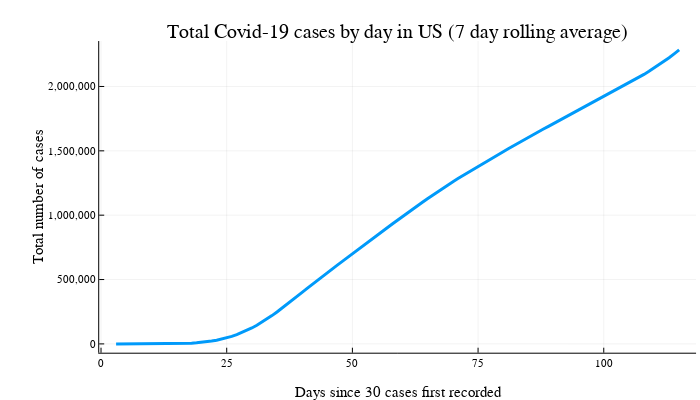

Write notebook code for a chart like this one.
### Markdown cell above
Total # of cases (left is linear, right is log)

### Code cell
p = @df confirmedCasesUS plot(:daysSince, :Value_rolling7, xaxis="Days since 30 cases first recorded",
                            yaxis="Total number of cases", yformatter=fc,
                            title="Total Covid-19 cases by day in US (7 day rolling average)",
                            label=nothing, linewidth=3)

### Figure 1 — Plotly figure (JSON) as saved in the notebook; plotly's stock layout.template omitted (floating-point values rounded to 4 significant figures)
{"data": [{"colorbar": {"title": ""}, "legendgroup": "", "line": {"color": "rgba(0, 154, 250, 1.000)", "dash": "solid", "shape": "linear", "width": 3}, "mode": "lines", "name": "", "showlegend": false, "type": "scatter", "x": [3, 4, 5, 6, 7, 8, 9, 10, 11, 12, 13, 14, 15, 16, 17, 18, 19, 20, 21, 22, 23, 24, 25, 26, 27, 28, 29, 30, 31, 32, 33, 34, 35, 36, 37, 38, 39, 40, 41, 42, 43, 44, 45, 46, 47, 48, 49, 50, 51, 52, 53, 54, 55, 56, 57, 58, 59, 60, 61, 62, 63, 64, 65, 66, 67, 68, 69, 70, 71, 72, 73, 74, 75, 76, 77, 78, 79, 80, 81, 82, 83, 84, 85, 86, 87, 88, 89, 90, 91, 92, 93, 94, 95, 96, 97, 98, 99, 100, 101, 102, 103, 104, 105, 106, 107, 108, 109, 110, 111, 112, 113, 114, 115], "xaxis": "x1", "y": [65, 86.8, 109.3, 141.9, 202, 268.6, 359.7, 503.3, 701.4, 977.9, 1340.0, 1699.0, 2248, 3024.0, 4139.0, 5938.0, 8412.0, 11690.0, 16090.0, 21730.0, 28580.0, 36740.0, 46730.0, 58560.0, 72310.0, 87650.0, 104632, 123900.0, 145000.0, 168000.0, 192900.0, 219658, 247700.0, 276900.0, 306828, 337600.0, 369000.0, 400600.0, 431800.0, 463100.0, 493764, 523900.0, 553600.0, 582900.0, 612100.0, 641000.0, 669500.0, 698400.0, 727000.0, 755500.0, 784400.0, 813800.0, 843900.0, 874200.0, 903800.0, 933300.0, 962600.0, 991300.0, 1020000.0, 1048000.0, 1075224, 1103000.0, 1130000.0, 1158000.0, 1185000.0, 1210000.0, 1235968, 1260607, 1285000.0, 1309000.0, 1332000.0, 1355000.0, 1378000.0, 1401000.0, 1423000.0, 1447000.0, 1469000.0, 1493000.0, 1516000.0, 1538000.0, 1561000.0, 1583000.0, 1606000.0, 1628000.0, 1649000.0, 1670000.0, 1690000.0, 1712000.0, 1732830, 1754000.0, 1775000.0, 1796316, 1817000.0, 1839000.0, 1860000.0, 1881000.0, 1901000.0, 1922000.0, 1942000.0, 1963000.0, 1983682, 2005000.0, 2026000.0, 2048000.0, 2070517, 2094000.0, 2117667, 2142466, 2168000.0, 2195090, 2223000.0, 2253000.0, 2284000.0], "yaxis": "y1", "zmax": null, "zmin": null}], "layout": {"annotations": [{"font": {"color": "rgba(0, 0, 0, 1.000)", "family": "sans-serif", "size": 20}, "rotation": 0, "showarrow": false, "text": "Total Covid-19 cases by day in US (7 day rolling average)", "x": 0.5681, "xanchor": "center", "xref": "paper", "y": 1, "yanchor": "top", "yref": "paper"}], "height": 400, "legend": {"bgcolor": "rgba(255, 255, 255, 1.000)", "bordercolor": "rgba(0, 0, 0, 1.000)", "borderwidth": 1, "font": {"color": "rgba(0, 0, 0, 1.000)", "family": "sans-serif", "size": 11}, "tracegroupgap": 0, "traceorder": "normal", "x": 1.02, "xanchor": "auto", "y": 1, "yanchor": "auto"}, "margin": {"b": 20, "l": 0, "r": 0, "t": 20}, "paper_bgcolor": "rgba(255, 255, 255, 1.000)", "plot_bgcolor": "rgba(255, 255, 255, 1.000)", "showlegend": true, "width": 700, "xaxis": {"anchor": "y1", "domain": [0.1417, 0.9944], "gridcolor": "rgba(0, 0, 0, 0.100)", "gridwidth": 0.5, "linecolor": "rgba(0, 0, 0, 1.000)", "mirror": false, "range": [-0.36, 118.4], "showgrid": true, "showline": true, "showticklabels": true, "tickangle": 0, "tickcolor": "rgb(0, 0, 0)", "tickfont": {"color": "rgba(0, 0, 0, 1.000)", "family": "sans-serif", "size": 11}, "tickmode": "array", "ticks": "inside", "ticktext": ["0", "25", "50", "75", "100"], "tickvals": [0, 25, 50, 75, 100], "title": "Days since 30 cases first recorded", "titlefont": {"color": "rgba(0, 0, 0, 1.000)", "family": "sans-serif", "size": 15}, "type": "-", "visible": true, "zeroline": false, "zerolinecolor": "rgba(0, 0, 0, 1.000)"}, "yaxis": {"anchor": "x1", "domain": [0.07581, 0.9415], "gridcolor": "rgba(0, 0, 0, 0.100)", "gridwidth": 0.5, "linecolor": "rgba(0, 0, 0, 1.000)", "mirror": false, "range": [-68470.0, 2353000.0], "showgrid": true, "showline": true, "showticklabels": true, "tickangle": 0, "tickcolor": "rgb(0, 0, 0)", "tickfont": {"color": "rgba(0, 0, 0, 1.000)", "family": "sans-serif", "size": 11}, "tickmode": "array", "ticks": "inside", "ticktext": ["0", "500,000", "1,000,000", "1,500,000", "2,000,000"], "tickvals": [0, 500000, 1000000, 1500000, 2000000], "title": "Total number of cases", "titlefont": {"color": "rgba(0, 0, 0, 1.000)", "family": "sans-serif", "size": 15}, "type": "-", "visible": true, "zeroline": false, "zerolinecolor": "rgba(0, 0, 0, 1.000)"}}}
